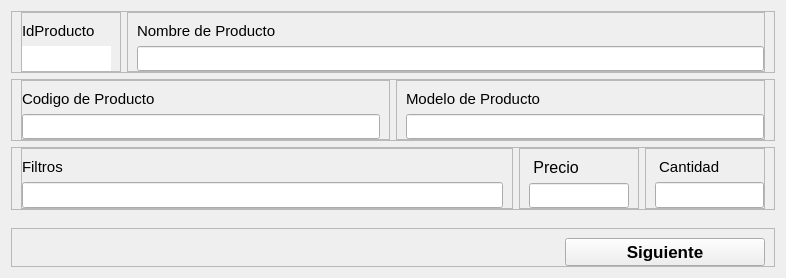
                      <widget class="QWidget" name="page">
                       <property name="geometry">
                        <rect>
                         <x>0</x>
                         <y>0</y>
                         <width>786</width>
                         <height>278</height>
                        </rect>
                       </property>
                       <attribute name="label">
                        <string>Paso 1</string>
                       </attribute>
                       <layout class="QVBoxLayout" name="verticalLayout_5">
                        <item>
                         <widget class="QFrame" name="frame">
                          <property name="font">
                           <font>
                            <pointsize>10</pointsize>
                           </font>
                          </property>
                          <property name="frameShape">
                           <enum>QFrame::StyledPanel</enum>
                          </property>
                          <property name="frameShadow">
                           <enum>QFrame::Raised</enum>
                          </property>
                          <layout class="QHBoxLayout" name="horizontalLayout_12">
                           <property name="topMargin">
                            <number>0</number>
                           </property>
                           <property name="bottomMargin">
                            <number>0</number>
                           </property>
                           <item>
                            <widget class="QFrame" name="frame_15">
                             <property name="minimumSize">
                              <size>
                               <width>100</width>
                               <height>0</height>
                              </size>
                             </property>
                             <property name="maximumSize">
                              <size>
                               <width>100</width>
                               <height>16777215</height>
                              </size>
                             </property>
                             <property name="frameShape">
                              <enum>QFrame::StyledPanel</enum>
                             </property>
                             <property name="frameShadow">
                              <enum>QFrame::Raised</enum>
                             </property>
                             <layout class="QVBoxLayout" name="verticalLayout_12">
                              <property name="leftMargin">
                               <number>0</number>
                              </property>
                              <property name="bottomMargin">
                               <number>0</number>
                              </property>
                              <item>
                               <widget class="QLabel" name="label_8">
                                <property name="font">
                                 <font>
                                  <pointsize>11</pointsize>
                                 </font>
                                </property>
                                <property name="text">
                                 <string>IdProducto</string>
                                </property>
                               </widget>
                              </item>
                              <item>
                               <widget class="QLineEdit" name="txtIdProducto">
                                <property name="minimumSize">
                                 <size>
                                  <width>0</width>
                                  <height>25</height>
                                 </size>
                                </property>
                                <property name="font">
                                 <font>
                                  <pointsize>12</pointsize>
                                 </font>
                                </property>
                                <property name="frame">
                                 <bool>false</bool>
                                </property>
                               </widget>
                              </item>
                             </layout>
                            </widget>
                           </item>
                           <item>
                            <widget class="QFrame" name="frame_14">
                             <property name="minimumSize">
                              <size>
                               <width>100</width>
                               <height>0</height>
                              </size>
                             </property>
                             <property name="frameShape">
                              <enum>QFrame::StyledPanel</enum>
                             </property>
                             <property name="frameShadow">
                              <enum>QFrame::Raised</enum>
                             </property>
                             <layout class="QVBoxLayout" name="verticalLayout_9">
                              <property name="rightMargin">
                               <number>0</number>
                              </property>
                              <property name="bottomMargin">
                               <number>0</number>
                              </property>
                              <item>
                               <widget class="QLabel" name="label">
                                <property name="font">
                                 <font>
                                  <pointsize>11</pointsize>
                                 </font>
                                </property>
                                <property name="text">
                                 <string>Nombre de Producto</string>
                                </property>
                               </widget>
                              </item>
                              <item>
                               <widget class="QLineEdit" name="txtNombreProducto">
                                <property name="minimumSize">
                                 <size>
                                  <width>0</width>
                                  <height>25</height>
                                 </size>
                                </property>
                                <property name="font">
                                 <font>
                                  <pointsize>12</pointsize>
                                 </font>
                                </property>
                               </widget>
                              </item>
                             </layout>
                            </widget>
                           </item>
                          </layout>
                         </widget>
                        </item>
                        <item>
                         <widget class="QFrame" name="frame_4">
                          <property name="frameShape">
                           <enum>QFrame::StyledPanel</enum>
                          </property>
                          <property name="frameShadow">
                           <enum>QFrame::Raised</enum>
                          </property>
                          <layout class="QHBoxLayout" name="horizontalLayout_13">
                           <property name="topMargin">
                            <number>0</number>
                           </property>
                           <property name="bottomMargin">
                            <number>0</number>
                           </property>
                           <item>
                            <widget class="QFrame" name="frame_12">
                             <property name="minimumSize">
                              <size>
                               <width>100</width>
                               <height>0</height>
                              </size>
                             </property>
                             <property name="frameShape">
                              <enum>QFrame::StyledPanel</enum>
                             </property>
                             <property name="frameShadow">
                              <enum>QFrame::Raised</enum>
                             </property>
                             <layout class="QVBoxLayout" name="verticalLayout_10">
                              <property name="leftMargin">
                               <number>0</number>
                              </property>
                              <property name="bottomMargin">
                               <number>0</number>
                              </property>
                              <item>
                               <widget class="QLabel" name="label_2">
                                <property name="font">
                                 <font>
                                  <pointsize>11</pointsize>
                                 </font>
                                </property>
                                <property name="text">
                                 <string>Codigo de Producto</string>
                                </property>
                               </widget>
                              </item>
                              <item>
                               <widget class="QLineEdit" name="txtCodigoProducto">
                                <property name="minimumSize">
                                 <size>
                                  <width>0</width>
                                  <height>25</height>
                                 </size>
                                </property>
                                <property name="font">
                                 <font>
                                  <pointsize>12</pointsize>
                                 </font>
                                </property>
                               </widget>
                              </item>
                             </layout>
                            </widget>
                           </item>
                           <item>
                            <widget class="QFrame" name="frame_13">
                             <property name="minimumSize">
                              <size>
                               <width>100</width>
                               <height>0</height>
                              </size>
                             </property>
                             <property name="frameShape">
                              <enum>QFrame::StyledPanel</enum>
                             </property>
                             <property name="frameShadow">
                              <enum>QFrame::Raised</enum>
                             </property>
                             <layout class="QVBoxLayout" name="verticalLayout_11">
                              <property name="rightMargin">
                               <number>0</number>
                              </property>
                              <property name="bottomMargin">
                               <number>0</number>
                              </property>
                              <item>
                               <widget class="QLabel" name="label_4">
                                <property name="font">
                                 <font>
                                  <pointsize>11</pointsize>
                                 </font>
                                </property>
                                <property name="text">
                                 <string>Modelo de Producto</string>
                                </property>
                               </widget>
                              </item>
                              <item>
                               <widget class="QLineEdit" name="txtModeloProducto">
                                <property name="minimumSize">
                                 <size>
                                  <width>0</width>
                                  <height>25</height>
                                 </size>
                                </property>
                                <property name="font">
                                 <font>
                                  <pointsize>12</pointsize>
                                 </font>
                                </property>
                               </widget>
                              </item>
                             </layout>
                            </widget>
                           </item>
                          </layout>
                         </widget>
                        </item>
                        <item>
                         <widget class="QFrame" name="frame_9">
                          <property name="frameShape">
                           <enum>QFrame::StyledPanel</enum>
                          </property>
                          <property name="frameShadow">
                           <enum>QFrame::Raised</enum>
                          </property>
                          <layout class="QHBoxLayout" name="horizontalLayout_15">
                           <property name="topMargin">
                            <number>0</number>
                           </property>
                           <property name="bottomMargin">
                            <number>0</number>
                           </property>
                           <item>
                            <widget class="QFrame" name="frame_7">
                             <property name="minimumSize">
                              <size>
                               <width>250</width>
                               <height>0</height>
                              </size>
                             </property>
                             <property name="frameShape">
                              <enum>QFrame::StyledPanel</enum>
                             </property>
                             <property name="frameShadow">
                              <enum>QFrame::Raised</enum>
                             </property>
                             <layout class="QVBoxLayout" name="verticalLayout_6">
                              <property name="leftMargin">
                               <number>0</number>
                              </property>
                              <property name="bottomMargin">
                               <number>0</number>
                              </property>
                              <item>
                               <widget class="QLabel" name="label_5">
                                <property name="font">
                                 <font>
                                  <pointsize>11</pointsize>
                                 </font>
                                </property>
                                <property name="text">
                                 <string>Filtros</string>
                                </property>
                               </widget>
                              </item>
                              <item>
                               <widget class="QLineEdit" name="txtFiltrosProducto">
                                <property name="minimumSize">
                                 <size>
                                  <width>0</width>
                                  <height>25</height>
                                 </size>
                                </property>
                                <property name="font">
                                 <font>
                                  <pointsize>12</pointsize>
                                 </font>
                                </property>
                               </widget>
                              </item>
                             </layout>
                            </widget>
                           </item>
                           <item>
                            <widget class="QFrame" name="frame_10">
                             <property name="minimumSize">
                              <size>
                               <width>0</width>
                               <height>0</height>
                              </size>
                             </property>
                             <property name="maximumSize">
                              <size>
                               <width>120</width>
                               <height>16777215</height>
                              </size>
                             </property>
                             <property name="frameShape">
                              <enum>QFrame::StyledPanel</enum>
                             </property>
                             <property name="frameShadow">
                              <enum>QFrame::Raised</enum>
                             </property>
                             <layout class="QVBoxLayout" name="verticalLayout_7">
                              <property name="bottomMargin">
                               <number>0</number>
                              </property>
                              <item>
                               <widget class="QLabel" name="label_7">
                                <property name="font">
                                 <font>
                                  <pointsize>12</pointsize>
                                 </font>
                                </property>
                                <property name="text">
                                 <string> Precio</string>
                                </property>
                               </widget>
                              </item>
                              <item>
                               <widget class="QLineEdit" name="txtPRecioPRoducto">
                                <property name="minimumSize">
                                 <size>
                                  <width>0</width>
                                  <height>25</height>
                                 </size>
                                </property>
                                <property name="maximumSize">
                                 <size>
                                  <width>10000</width>
                                  <height>16777215</height>
                                 </size>
                                </property>
                                <property name="font">
                                 <font>
                                  <pointsize>12</pointsize>
                                 </font>
                                </property>
                               </widget>
                              </item>
                             </layout>
                            </widget>
                           </item>
                           <item>
                            <widget class="QFrame" name="frame_11">
                             <property name="minimumSize">
                              <size>
                               <width>100</width>
                               <height>0</height>
                              </size>
                             </property>
                             <property name="maximumSize">
                              <size>
                               <width>120</width>
                               <height>16777215</height>
                              </size>
                             </property>
                             <property name="frameShape">
                              <enum>QFrame::StyledPanel</enum>
                             </property>
                             <property name="frameShadow">
                              <enum>QFrame::Raised</enum>
                             </property>
                             <layout class="QVBoxLayout" name="verticalLayout_8">
                              <property name="rightMargin">
                               <number>0</number>
                              </property>
                              <property name="bottomMargin">
                               <number>0</number>
                              </property>
                              <item>
                               <widget class="QLabel" name="label_6">
                                <property name="font">
                                 <font>
                                  <pointsize>11</pointsize>
                                 </font>
                                </property>
                                <property name="text">
                                 <string> Cantidad</string>
                                </property>
                               </widget>
                              </item>
                              <item>
                               <widget class="QLineEdit" name="txtCantidadProducto">
                                <property name="minimumSize">
                                 <size>
                                  <width>0</width>
                                  <height>25</height>
                                 </size>
                                </property>
                                <property name="maximumSize">
                                 <size>
                                  <width>10000</width>
                                  <height>16777215</height>
                                 </size>
                                </property>
                                <property name="font">
                                 <font>
                                  <pointsize>12</pointsize>
                                 </font>
                                </property>
                               </widget>
                              </item>
                             </layout>
                            </widget>
                           </item>
                          </layout>
                         </widget>
                        </item>
                        <item>
                         <spacer name="verticalSpacer_3">
                          <property name="orientation">
                           <enum>Qt::Vertical</enum>
                          </property>
                          <property name="sizeHint" stdset="0">
                           <size>
                            <width>20</width>
                            <height>40</height>
                           </size>
                          </property>
                         </spacer>
                        </item>
                        <item>
                         <widget class="QFrame" name="frame_3">
                          <property name="frameShape">
                           <enum>QFrame::StyledPanel</enum>
                          </property>
                          <property name="frameShadow">
                           <enum>QFrame::Raised</enum>
                          </property>
                          <layout class="QHBoxLayout" name="horizontalLayout">
                           <property name="bottomMargin">
                            <number>0</number>
                           </property>
                           <item>
                            <spacer name="horizontalSpacer_2">
                             <property name="orientation">
                              <enum>Qt::Horizontal</enum>
                             </property>
                             <property name="sizeHint" stdset="0">
                              <size>
                               <width>539</width>
                               <height>20</height>
                              </size>
                             </property>
                            </spacer>
                           </item>
                           <item>
                            <widget class="QPushButton" name="pushButton">
                             <property name="minimumSize">
                              <size>
                               <width>200</width>
                               <height>0</height>
                              </size>
                             </property>
                             <property name="font">
                              <font>
                               <pointsize>13</pointsize>
                               <weight>75</weight>
                               <bold>true</bold>
                              </font>
                             </property>
                             <property name="text">
                              <string>Siguiente</string>
                             </property>
                            </widget>
                           </item>
                          </layout>
                         </widget>
                        </item>
                       </layout>
                      </widget>
